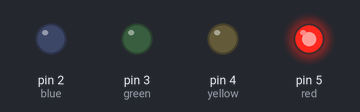
A sketch run on a simulated Arduino Uno, built with avr-gcc and run on an emulated ATmega328P. Shown: output pins drawn as LEDs (lit = HIGH).

Above: at 0.3 s.
At 1.8 s:
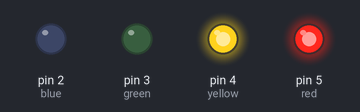
At 3.3 s:
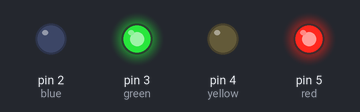
At 7.1 s:
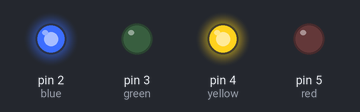
At 10.8 s:
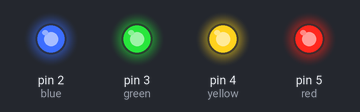
At 14.6 s:
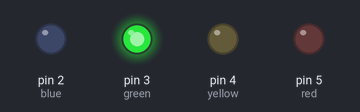
Timing chart, 0 to 15.6 s (numbered marks = the images above):
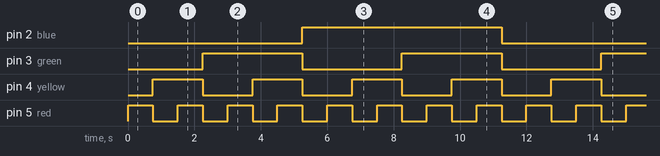

The sketch:

LED_Binary_Counter.ino
```cpp
int blue = 2;
int green = 3;
int yellow = 4;
int red = 5;
int count = 0;

void updatePins() {
  digitalWrite(blue, bitRead(count,3));
  digitalWrite(green, bitRead(count,2));
  digitalWrite(yellow, bitRead(count,1));
  digitalWrite(red, bitRead(count,0));
}

void setup() {
  // put your setup code here, to run once:
  pinMode(blue,OUTPUT);
  pinMode(green,OUTPUT);
  pinMode(yellow,OUTPUT);
  pinMode(red,OUTPUT);

  updatePins();

}

void loop() {
  // put your main code here, to run repeatedly:
  count++;

  if (count > 15 ) {
    count = 0;
  }

  updatePins();
  delay(750);

}
```

Measured:
- by itself, pin 2 (blue): alternates HIGH for 6.0 s and LOW for 6.0 s
- by itself, pin 3 (green): alternates HIGH for 3.0 s and LOW for 3.0 s
- by itself, pin 4 (yellow): alternates HIGH for 1.5 s and LOW for 1.5 s
- by itself, pin 5 (red): alternates HIGH for 0.75 s and LOW for 0.75 s
